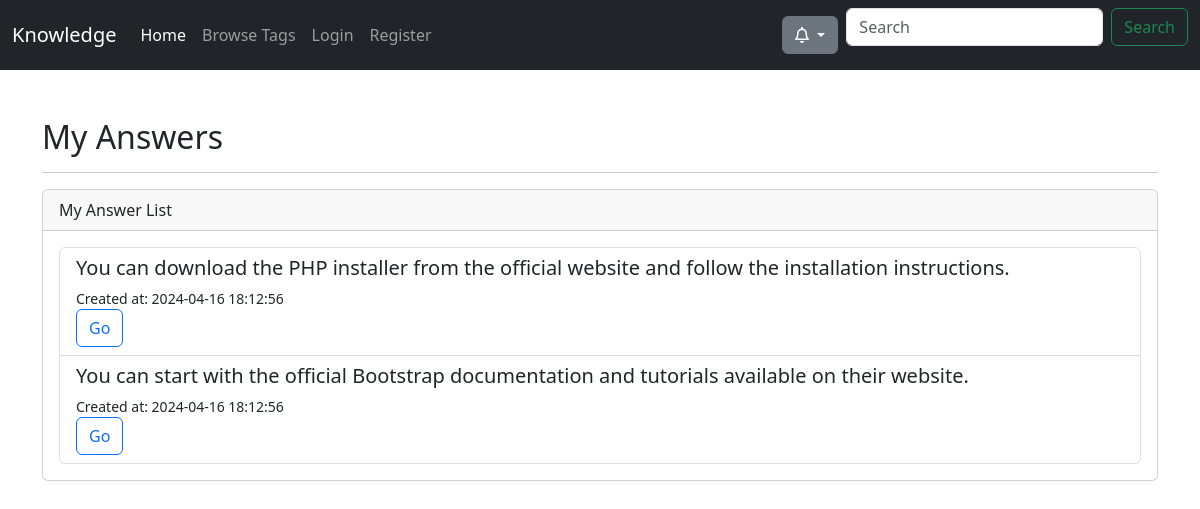
The app's page /profile/viewownanswers.php?id=2 with its own data.
### tables this page shows
CREATE TABLE Answers (
    answer_id INT PRIMARY KEY AUTO_INCREMENT,
    user_id INT,
    question_id INT,
    body TEXT NOT NULL,
    created_at TIMESTAMP DEFAULT CURRENT_TIMESTAMP,
    reputations INT,
    FOREIGN KEY (user_id) REFERENCES Users(user_id) ON DELETE CASCADE,
    FOREIGN KEY (question_id) REFERENCES Questions(question_id) ON DELETE CASCADE
);

### Utils/DBConnection.php (called while the page is built, shortened)
<?php
class DBConnection
{
    private static $db = null;
    public static function getConnection()
    {
        if (self::$db === null) {
            try {
                $instance = new self();
                self::$db = new PDO("mysql:host={$instance->host};dbname={$instance->db_name}", $instance->username, $instance->password);
                self::$db->setAttribute(PDO::ATTR_ERRMODE, PDO::ERRMODE_EXCEPTION);
            } catch (PDOException $exception) {
                echo "Connection error: " . $exception->getMessage();
            }
        }
        return self::$db;
    }
}

### Services/AnswerService.php (called while the page is built, shortened)
<?php
class AnswerService implements Service
{
    private $db;
    public function __construct()
    {
        $this->db = DBConnection::getConnection();
    }
    public function getAnswersByUserID($userID)
    {
        try {
            $query = "SELECT * FROM Answers WHERE user_id = :user_id";
            $stmt = $this->db->prepare($query);
            $stmt->execute(['user_id' => $userID]);
            $answersDataArray = $stmt->fetchAll(PDO::FETCH_ASSOC);
            $answers = [];
            foreach ($answersDataArray as $answerInfo) {
                $answers[] = new Answer(
                    $answerInfo['user_id'],
                    $answerInfo['question_id'],
                    $answerInfo['body'],
                    $answerInfo['created_at'],
                    $answerInfo['answer_id'],
                    $answerInfo['reputations']
                );
            }
            return $answers;
        } catch (Exception $ex) {
            var_dump($ex);
        }
        return [];
    }
}
?>

### Models/Answer.php (called while the page is built, shortened)
<?php
class Answer
{
    public int $question_id;
    public string $created_at;
    public function __construct(int $user_id, int $question_id, string $body, string $created_at, ?int $answer_id = null, ?int $reputations = null)
    {
        $this->question_id = $question_id;
        $this->body = $body;
        $this->created_at = $created_at;
    }
    public function getQuestionId(): int
    {
        return $this->question_id;
    }
    public function getCreatedAt(): string
    {
        return $this->created_at;
    }
}

### Utils/config.php (called while the page is built, shortened)
<?php
$domain = "http://localhost/se-project/";

### profile/viewownanswers.php (the view, shortened to what this page needs)
<?php
if ($_SERVER['REQUEST_METHOD'] == 'GET') {
    require_once __DIR__ . "/../partials/header.php";
}
require_once __DIR__ . "/../Utils/config.php";
$answerService = new AnswerService();
$userId = isset($_GET['id']) ? $_GET['id'] : $authService->getCurrentUser()->getUserId();
$answers = $answerService->getAnswersByUserID($userId);
?>
<div class="container mt-5">
    <h2>My Answers</h2>
    <hr>
    <div class="card">
        <div class="card-header">
            My Answer List
        </div>
        <div class="card-body">
            <ul class="list-group">
                <?php
                foreach ($answers as $answer) {
                    echo '<li class="list-group-item">';
                    echo '<h5>' . $answer->body . '</h5>';
                    echo '<small>Created at: ' . $answer->getCreatedAt() . '</small><br/>';
                    echo "<a class='btn btn-outline-primary' href='{$domain}question_details.php?id={$answer->getQuestionId()}'>Go</a>";
                    echo '</li>';
                }
                ?>
            </ul>
        </div>
    </div>
</div>

### records on screen
answers: body "You can download the PHP installer from the official website and follow the installation instructions.", created_at "2024-04-16 18:12:56"
answers: body "You can start with the official Bootstrap documentation and tutorials available on their website.", created_at "2024-04-16 18:12:56"
